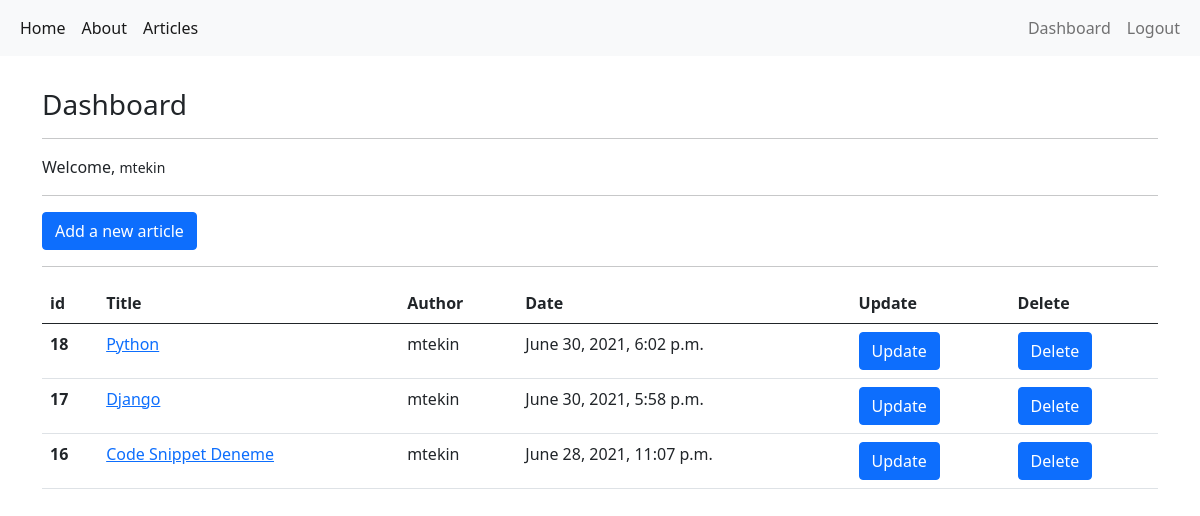
Screenshot of /articles/dashboard/ (signed in) with the database file from the repository.
### article/models.py (models this page shows, shortened)
class Article(models.Model):
    author = models.ForeignKey("auth.User", on_delete=models.CASCADE)
    title = models.CharField(max_length=50)
    content = RichTextField()
    created_date = models.DateTimeField(auto_now_add=True)
    article_image = models.FileField(blank=True, null=True, verbose_name="Add a picture to article")
    class Meta:
        ordering = ['-created_date']

### article/views.py (the view)
# urls.py: path('dashboard/',  views.dashboard, name="dashboard"),
@login_required
def dashboard(request):
    articles = Article.objects.filter(author=request.user)
    context = {
        "articles": articles
    }
    return render(request, "dashboard.html", context=context)

### blog/templates/dashboard.html
{% extends "layout.html" %} {% block body %}
<h3>Dashboard</h3>
<hr>
<p>
    Welcome, <small>{{ request.user.username }}</small>
</p>
<hr>
<a href="/articles/addarticle" class="btn btn-primary">Add a new article</a>
<hr> {% if articles %}
<table class="table table-hover">
    <thead>
        <tr>
            <th scope="col">id</th>
            <th scope="col">Title</th>
            <th scope="col">Author</th>
            <th scope="col">Date</th>
            <th scope="col">Update</th>
            <th scope="col">Delete</th>
        </tr>
    </thead>
    <tbody>
        {% for article in articles %}
        <tr>
            <th scope="row">{{ article.id }}</th>
            <td> <a href="{% url 'article:detail' article.id %}"> {{ article.title }} </a></td>
            <td> {{ article.author }}</td>
            <td> {{article.created_date}} </td>
            <td><a href="{% url 'article:update' article.id %}" class="btn btn-primary">Update</a></td>
            <td><a href="{% url 'article:delete' article.id %}" class="btn btn-primary">Delete</a></td>
        </tr>
        {% endfor %}
    </tbody>
</table>
{% else %}
<div class="alert alert-danger">
    There is no article available
</div>
{% endif %} {% endblock %}

### blog/templates/layout.html (shortened to what this page needs)
<!DOCTYPE html> {% load static %}
<html lang="en">
<head>
    <link rel="stylesheet" href="{% static 'css/bootstrap.min.css' %}">
    <link rel="stylesheet" href="https://cdnjs.cloudflare.com/ajax/libs/font-awesome/4.7.0/css/font-awesome.min.css">
</head>
<body>
    {% include "includes/navbar.html" %}
    <div class="container" style="margin-top: 2em; margin-bottom: 1.5em;">
         {% block body %} {% endblock body %}
    </div>
</body>
</html>

### blog/templates/includes/navbar.html (shortened to what this page needs)
<!DOCTYPE html>
<html lang="en">
<head>
</head>
<body>
    <nav class="navbar navbar-expand-lg navbar-light bg-light">
        <div class="container-fluid">
            <div class="collapse navbar-collapse" id="navbarSupportedContent">
                <ul class="navbar-nav me-auto mb-2 mb-lg-0">
                    <li class="nav-item">
                        <a class="nav-link active" aria-current="page" href="{% url 'index' %}">Home</a>
                    </li>
                    <li class="nav-item">
                        <a class="nav-link active" aria-current="page" href="{% url 'about' %}">About</a>
                    </li>
                    <li class="nav-item">
                        <a class="nav-link active" aria-current="page" href="{% url 'article:articles' %}">Articles</a>
                    </li>
                </ul>
                <ul class="navbar-nav ms-auto mb-2 mb-lg-0">
                    {% if request.user.is_authenticated %}
                    <li class="nav-item">
                        <a class="nav-link" href="{% url 'article:dashboard' %}">Dashboard</a>
                    </li>
                    <li class="nav-item">
                        <a class="nav-link" href="{% url 'user:logout' %}">Logout</a>
                    </li>
                    {% endif %}
                </ul>
            </div>
        </div>
    </nav>
</body>
</html>

### rows the page displays
Article: id "18", title "Python", author "mtekin", created_date "June 30, 2021, 6:02 p.m."
Article: id "17", title "Django", author "mtekin", created_date "June 30, 2021, 5:58 p.m."
Article: id "16", title "Code Snippet Deneme", author "mtekin", created_date "June 28, 2021, 11:07 p.m."

### other values shown
{{ request.user.username }} "mtekin"
